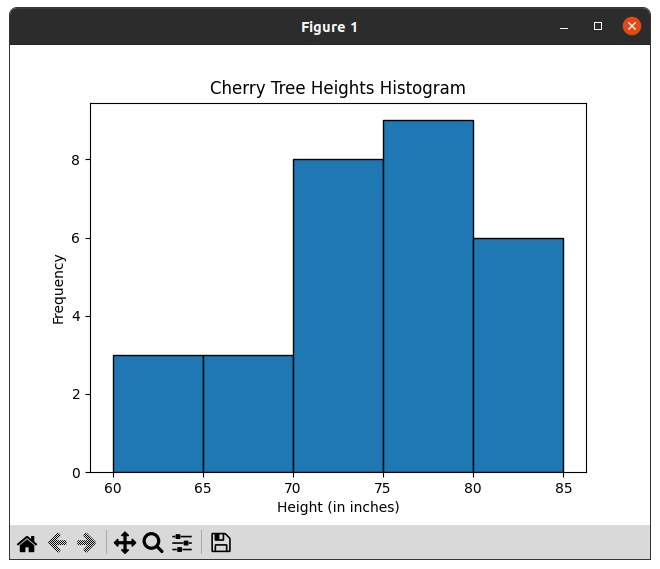

This figure's Python source:
import matplotlib.pyplot as plt
print("University No: SJC22MCA-2021 \nName: Christin Benny \nBatch: S3 MCA \n______________________________________\n")

heights = [61, 63, 64, 66, 68, 69, 71, 71.5, 72, 72.5, 73, 73.5, 74, 74.5, 76, 76.2, 76.5, 77, 77.5, 78, 78.5, 79, 79.2, 80, 81, 82, 83, 84, 85, 87]

plt.hist(heights, bins=range(60, 90, 5), edgecolor='black')
plt.xlabel('Height (in inches)')
plt.ylabel('Frequency')
plt.title('Cherry Tree Heights Histogram')

plt.show()
